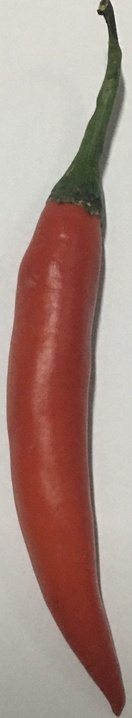
#> input picture Chilli_data/test/red/46-.jpg, 132 x 718 px, shrunk from 442 x 2398 before the run; its folder holds only this picture in this run
$ jupyter execute --allow-errors Test_PLT.ipynb   (shell and % lines are left out)
#> lines starting #> are read from the running program, lines starting #| are printed output that depends on the picture
#> further down, img is the input picture: PIL image 132x718 RGB; mean R, G, B 168, 140.9, 132.8
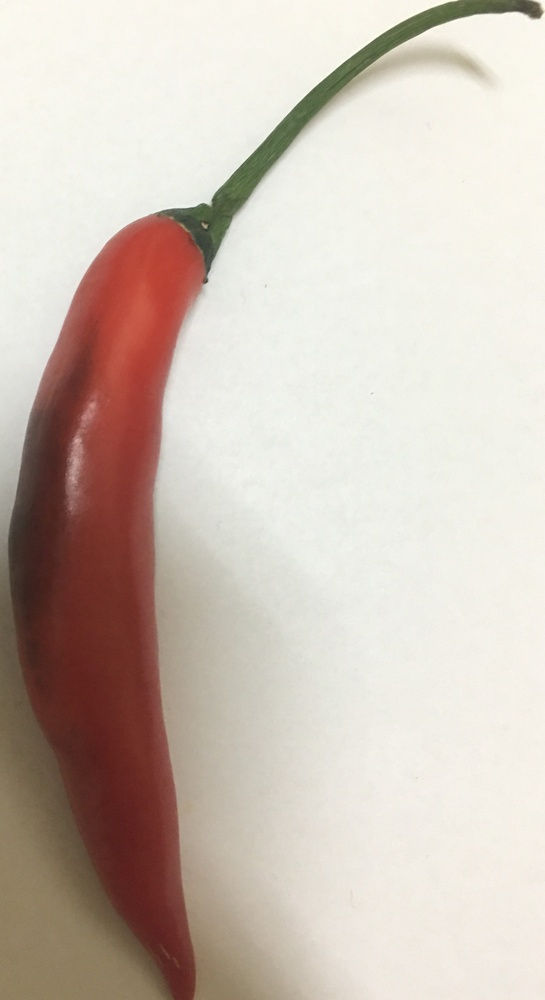
#> input picture Chilli_data/test/black_blue/100.jpg, 545 x 1000 px, shrunk from 1818 x 3338 before the run
#> further down, img is the input picture: PIL image 545x1000 RGB; mean R, G, B 206.1, 193.4, 183
[cell 1]
from PIL import Image

[cell 2]
import numpy as np

[cell 3]
pic="46-.jpg 58-.jpg 70-.jpg 73-.jpg 83.jpg 86.jpg 89.jpg 92.jpg 95.jpg 98.jpg 47-.jpg 59-.jpg 71-.jpg 81.jpg 84.jpg 87.jpg 90.jpg 93.jpg 96.jpg 99.jpg 49-.jpg 61-.jpg 72-.jpg 82.jpg 85.jpg 88.jpg 91.jpg 94.jpg 97.jpg"
pic=pic.split(" ")
pic

#> (a cell that did not finish here is left out)

#> (a cell that did not finish here is left out)

[cell 6]
pic=["100.jpg","21-.jpg","44-.jpg"]
#> (the rest of this cell did not finish here and is left out)

[cell 7]
img=Image.open('Chilli_data/test/yellow/11.jpg')
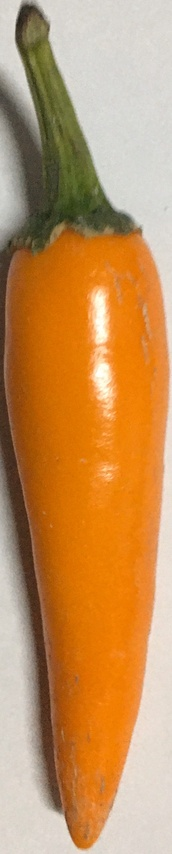
#> input picture Chilli_data/test/yellow/11.jpg, 172 x 854 px, shrunk from 574 x 2850 before the run
#> img is the input picture: PIL image 172x854 RGB; mean R, G, B 195.4, 145.1, 91.6
